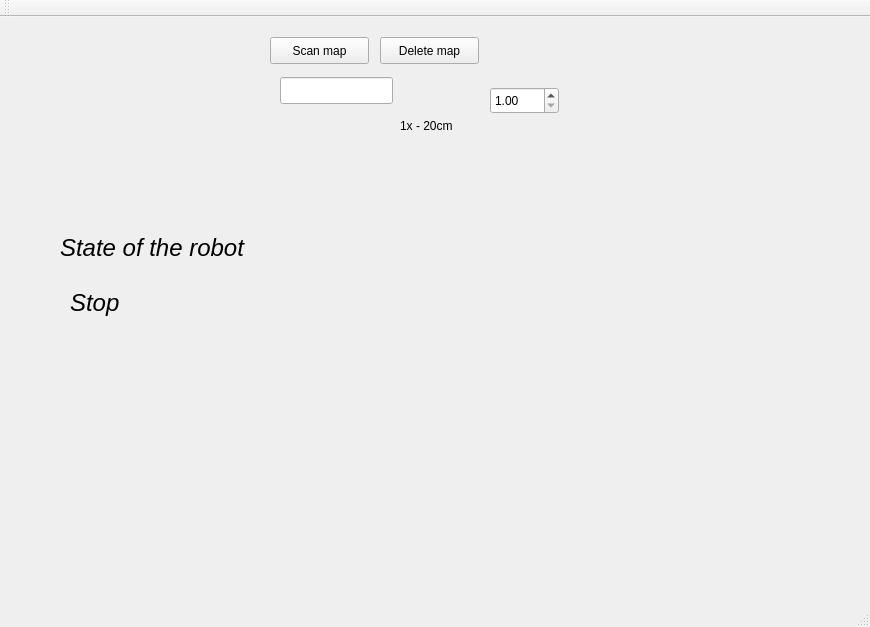
<?xml version="1.0" encoding="UTF-8"?>
<ui version="4.0">
 <class>MainWindow</class>
 <widget class="QMainWindow" name="MainWindow">
  <property name="geometry">
   <rect>
    <x>0</x>
    <y>0</y>
    <width>870</width>
    <height>627</height>
   </rect>
  </property>
  <property name="windowTitle">
   <string>MainWindow</string>
  </property>
  <widget class="QWidget" name="centralWidget">
   <widget class="QPushButton" name="pushButton">
    <property name="geometry">
     <rect>
      <x>270</x>
      <y>20</y>
      <width>99</width>
      <height>27</height>
     </rect>
    </property>
    <property name="text">
     <string>Scan map</string>
    </property>
   </widget>
   <widget class="QLabel" name="label">
    <property name="geometry">
     <rect>
      <x>490</x>
      <y>110</y>
      <width>331</width>
      <height>17</height>
     </rect>
    </property>
    <property name="text">
     <string/>
    </property>
   </widget>
   <widget class="QLineEdit" name="lineEdit">
    <property name="geometry">
     <rect>
      <x>280</x>
      <y>60</y>
      <width>113</width>
      <height>27</height>
     </rect>
    </property>
   </widget>
   <widget class="QWidget" name="verticalLayoutWidget">
    <property name="geometry">
     <rect>
      <x>370</x>
      <y>150</y>
      <width>451</width>
      <height>341</height>
     </rect>
    </property>
    <layout class="QVBoxLayout" name="verticalLayout"/>
   </widget>
   <widget class="QPushButton" name="pushButton_2">
    <property name="geometry">
     <rect>
      <x>380</x>
      <y>20</y>
      <width>99</width>
      <height>27</height>
     </rect>
    </property>
    <property name="text">
     <string>Delete map</string>
    </property>
   </widget>
   <widget class="QDoubleSpinBox" name="doubleSpinBox">
    <property name="geometry">
     <rect>
      <x>490</x>
      <y>70</y>
      <width>69</width>
      <height>27</height>
     </rect>
    </property>
    <property name="minimum">
     <double>1.000000000000000</double>
    </property>
    <property name="maximum">
     <double>20.000000000000000</double>
    </property>
    <property name="singleStep">
     <double>0.100000000000000</double>
    </property>
   </widget>
   <widget class="QLabel" name="label_2">
    <property name="geometry">
     <rect>
      <x>400</x>
      <y>100</y>
      <width>67</width>
      <height>17</height>
     </rect>
    </property>
    <property name="text">
     <string>1x - 20cm</string>
    </property>
   </widget>
   <widget class="QLabel" name="label_3">
    <property name="geometry">
     <rect>
      <x>70</x>
      <y>260</y>
      <width>171</width>
      <height>51</height>
     </rect>
    </property>
    <property name="font">
     <font>
      <pointsize>18</pointsize>
      <italic>true</italic>
     </font>
    </property>
    <property name="text">
     <string>Stop</string>
    </property>
   </widget>
   <widget class="QLabel" name="label_4">
    <property name="geometry">
     <rect>
      <x>60</x>
      <y>210</y>
      <width>201</width>
      <height>41</height>
     </rect>
    </property>
    <property name="font">
     <font>
      <pointsize>18</pointsize>
      <italic>true</italic>
     </font>
    </property>
    <property name="text">
     <string>State of the robot</string>
    </property>
   </widget>
  </widget>
  <widget class="QMenuBar" name="menuBar">
   <property name="geometry">
    <rect>
     <x>0</x>
     <y>0</y>
     <width>870</width>
     <height>25</height>
    </rect>
   </property>
  </widget>
  <widget class="QToolBar" name="mainToolBar">
   <attribute name="toolBarArea">
    <enum>TopToolBarArea</enum>
   </attribute>
   <attribute name="toolBarBreak">
    <bool>false</bool>
   </attribute>
  </widget>
  <widget class="QStatusBar" name="statusBar"/>
 </widget>
 <layoutdefault spacing="6" margin="11"/>
 <resources/>
 <connections/>
</ui>
